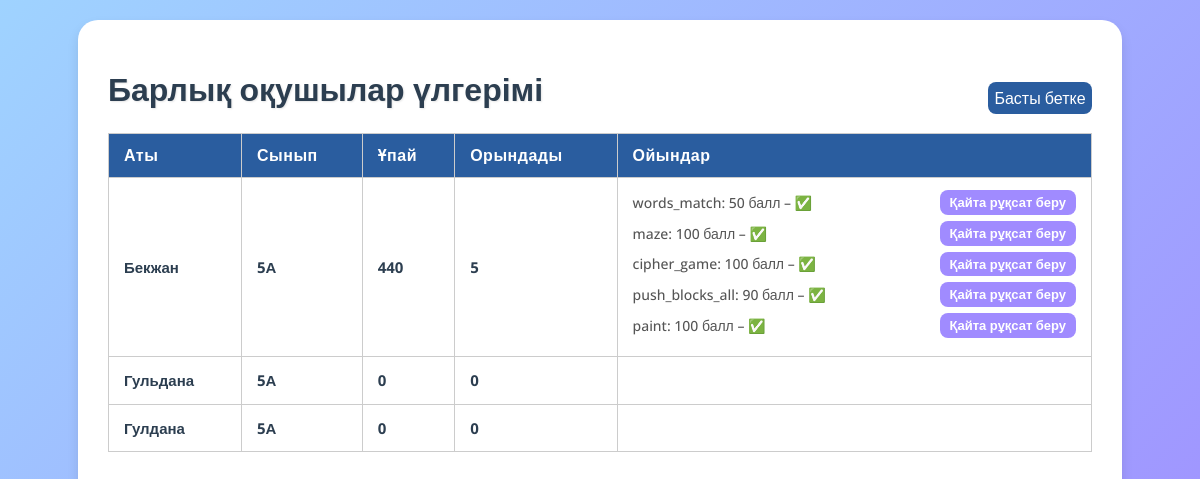
The app's page /teacher/progress (signed in), older data.
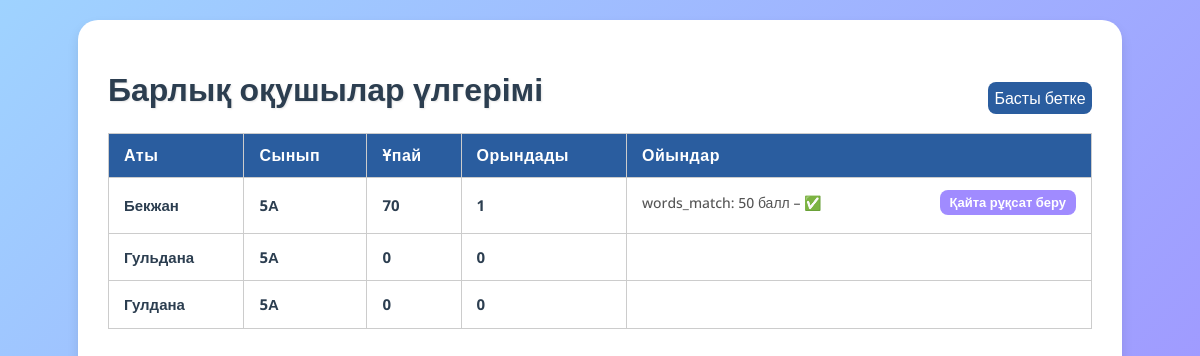
The same page, newer data.
### main.py (models this page shows, shortened)
class Student(db.Model):
    id = db.Column(db.Integer, primary_key=True)
    name = db.Column(db.String(100), nullable=False)
    student_class = db.Column(db.String(10), nullable=False)
    password = db.Column(db.String(200), nullable=False)
    score = db.Column(db.Integer, default=0)
    progress = db.relationship('StudentProgress', backref='student', lazy=True)
    __table_args__ = (db.UniqueConstraint('name', 'student_class', name='uq_name_class'),)

class GameProgress(db.Model):
    id = db.Column(db.Integer, primary_key=True)
    student_id = db.Column(db.Integer, db.ForeignKey("student.id"))
    game_name = db.Column(db.String(100), nullable=False)
    score = db.Column(db.Integer, default=0)
    completed = db.Column(db.Boolean, default=False)
    attempt = db.Column(db.Integer, nullable=False, default=1)
    timestamp = db.Column(db.DateTime, default=db.func.current_timestamp())
    student = db.relationship('Student', backref='games')

### main.py (the view)
@app.route("/teacher/progress")
@login_required("teacher")
def teacher_progress():
    students = Student.query.all()
    progress_data = []
    for s in students:
        games = GameProgress.query.filter_by(student_id=s.id).all()
        progress_data.append({
            "id": s.id,
            "name": s.name,
            "student_class": s.student_class,
            "score": s.score,
            "correct_tasks": sum(1 for g in games if g.completed),
            "games": games
        })
    return render_template("teacher_progress.html", progress_data=progress_data)

### main.py (called while the page is built)
def login_required(role):
    def decorator(func):
        @wraps(func)
        def wrapper(*args, **kwargs):
            if session.get("user_id") is None or session.get("role") != role:
                if role == "teacher":
                    return redirect("/login_teacher")
                else:
                    return redirect("/login")
            return func(*args, **kwargs)
        return wrapper
    return decorator

### templates/teacher_progress.html (shortened to what this page needs)
<!DOCTYPE html>
<html>
<head>
    <link rel="stylesheet" href="{{ url_for('static', filename='css/normalize.css') }}">
    <link rel="stylesheet" href="{{ url_for('static', filename='css/tch_progress.css') }}">
</head>
<body>
    <div class="container">
        <div class="top">
        <h1>Барлық оқушылар үлгерімі</h1>
         <a href="/teacher" class="btn">Басты бетке</a>
        </div>
        <table>
            <thead>
                <tr>
                    <th>Аты</th>
                    <th>Сынып</th>
                    <th>Ұпай</th>
                    <th>Орындады</th>
                    <th>Ойындар</th>
                </tr>
            </thead>
            <tbody>
                {% for student in progress_data %}
                <tr>
                    <td>{{ student.name }}</td>
                    <td>{{ student.student_class }}</td>
                    <td>{{ student.score }}</td>
                    <td>{{ student.correct_tasks }}</td>
                    <td>
                        {% for game in student.games %}
                            <div class="game-row">
                                <span>{{ game.game_name }}: {{ game.score }} балл – {% if game.completed %}✅{% else %}❌{% endif %}</span>
                                <form method="POST" action="/reset_module_score">
                                    <button type="submit">Қайта рұқсат беру</button>
                                </form>
                            </div>
                        {% endfor %}
                    </td>
                </tr>
                {% endfor %}
            </tbody>
        </table>
    </div>
</body>
</html>

Row changes from the older to the newer data that the page shows:
removed GameProgress: game_name "maze", score "100", shown under Student "Бекжан"
removed GameProgress: game_name "cipher_game", score "100", shown under Student "Бекжан"
removed GameProgress: game_name "push_blocks_all", score "90", shown under Student "Бекжан"
removed GameProgress: game_name "paint", score "100", shown under Student "Бекжан"
changed Student "Бекжан": score "440" → "70"; correct_tasks "5" → "1"
